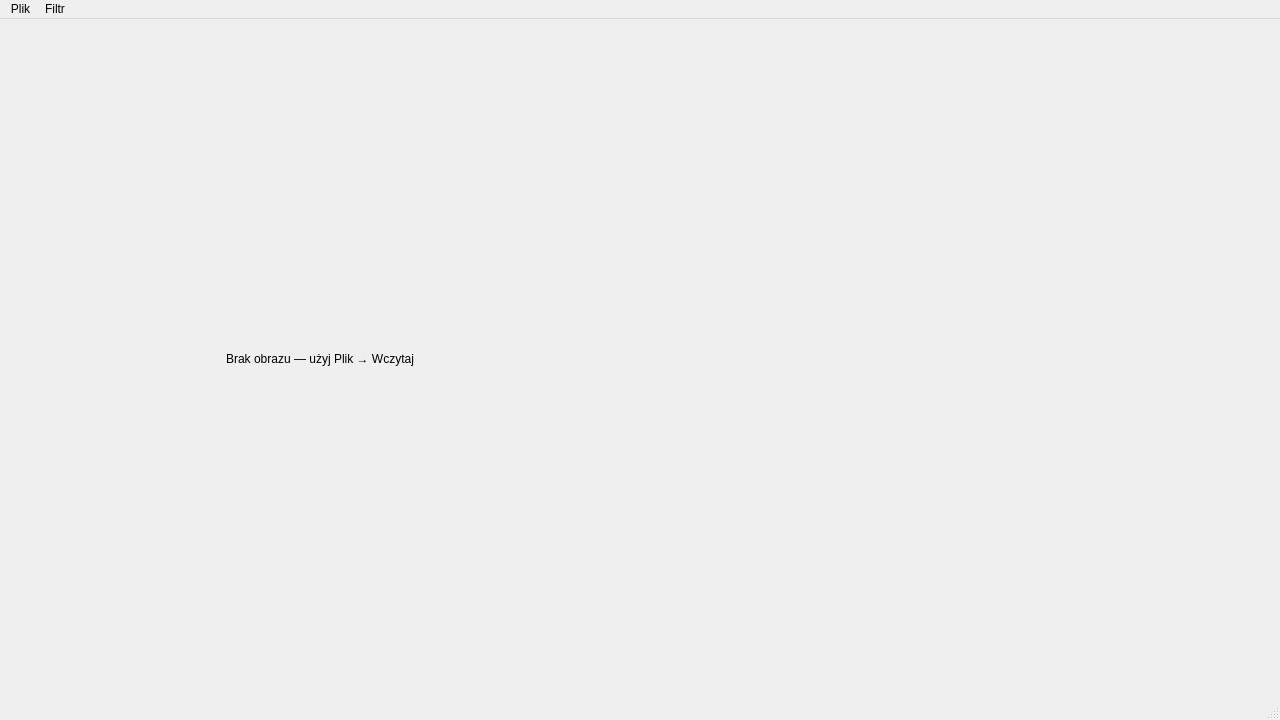
<?xml version="1.0" encoding="UTF-8"?>
<ui version="4.0">
 <class>MainWindow</class>
 <widget class="QMainWindow" name="MainWindow">
  <property name="geometry">
   <rect>
    <x>0</x>
    <y>0</y>
    <width>1280</width>
    <height>720</height>
   </rect>
  </property>
  <property name="minimumSize">
   <size>
    <width>960</width>
    <height>540</height>
   </size>
  </property>
  <property name="windowTitle">
   <string>MiniGimp</string>
  </property>
  <widget class="QWidget" name="centralwidget">
   <layout class="QHBoxLayout" name="horizontalLayoutMain">
    <property name="spacing">
     <number>0</number>
    </property>
    <property name="leftMargin">
     <number>0</number>
    </property>
    <property name="topMargin">
     <number>0</number>
    </property>
    <property name="rightMargin">
     <number>0</number>
    </property>
    <property name="bottomMargin">
     <number>0</number>
    </property>
    <item>
     <widget class="QFrame" name="frameGraphics">
      <property name="frameShape">
       <enum>QFrame::NoFrame</enum>
      </property>
      <layout class="QVBoxLayout" name="verticalLayoutGraphics">
       <property name="spacing">
        <number>0</number>
       </property>
       <property name="leftMargin">
        <number>0</number>
       </property>
       <property name="topMargin">
        <number>0</number>
       </property>
       <property name="rightMargin">
        <number>0</number>
       </property>
       <property name="bottomMargin">
        <number>0</number>
       </property>
       <item>
        <widget class="QScrollArea" name="scrollAreaGraphics">
         <property name="frameShape">
          <enum>QFrame::NoFrame</enum>
         </property>
         <property name="widgetResizable">
          <bool>true</bool>
         </property>
         <property name="alignment">
          <set>Qt::AlignCenter</set>
         </property>
         <widget class="QWidget" name="scrollAreaGraphicsContents">
          <property name="geometry">
           <rect>
            <x>0</x>
            <y>0</y>
            <width>1022</width>
            <height>678</height>
           </rect>
          </property>
          <layout class="QVBoxLayout" name="verticalLayoutImageHost">
           <property name="spacing">
            <number>0</number>
           </property>
           <property name="leftMargin">
            <number>0</number>
           </property>
           <property name="topMargin">
            <number>0</number>
           </property>
           <property name="rightMargin">
            <number>0</number>
           </property>
           <property name="bottomMargin">
            <number>0</number>
           </property>
           <item>
            <widget class="QLabel" name="labelImage">
             <property name="sizePolicy">
              <sizepolicy hsizetype="Expanding" vsizetype="Expanding">
               <horstretch>0</horstretch>
               <verstretch>0</verstretch>
              </sizepolicy>
             </property>
             <property name="text">
              <string>Brak obrazu — użyj Plik → Wczytaj</string>
             </property>
             <property name="alignment">
              <set>Qt::AlignCenter</set>
             </property>
             <property name="wordWrap">
              <bool>true</bool>
             </property>
            </widget>
           </item>
          </layout>
         </widget>
        </widget>
       </item>
      </layout>
     </widget>
    </item>
    <item>
     <widget class="QFrame" name="frameTools">
      <property name="minimumSize">
       <size>
        <width>180</width>
        <height>0</height>
       </size>
      </property>
      <property name="frameShape">
       <enum>QFrame::NoFrame</enum>
      </property>
      <layout class="QVBoxLayout" name="verticalLayoutTools">
       <property name="spacing">
        <number>8</number>
       </property>
       <property name="leftMargin">
        <number>8</number>
       </property>
       <property name="topMargin">
        <number>8</number>
       </property>
       <property name="rightMargin">
        <number>8</number>
       </property>
       <property name="bottomMargin">
        <number>8</number>
       </property>
       <item>
        <widget class="QScrollArea" name="scrollAreaTools">
         <property name="frameShape">
          <enum>QFrame::NoFrame</enum>
         </property>
         <property name="widgetResizable">
          <bool>true</bool>
         </property>
         <widget class="QWidget" name="scrollAreaToolsContents">
          <property name="geometry">
           <rect>
            <x>0</x>
            <y>0</y>
            <width>252</width>
            <height>662</height>
           </rect>
          </property>
          <layout class="QVBoxLayout" name="verticalLayoutToolsHost">
           <property name="spacing">
            <number>8</number>
           </property>
           <property name="leftMargin">
            <number>0</number>
           </property>
           <property name="topMargin">
            <number>0</number>
           </property>
           <property name="rightMargin">
            <number>0</number>
           </property>
           <property name="bottomMargin">
            <number>0</number>
           </property>
           <item>
            <spacer name="verticalSpacerTools">
             <property name="orientation">
              <enum>Qt::Vertical</enum>
             </property>
             <property name="sizeHint" stdset="0">
              <size>
               <width>20</width>
               <height>40</height>
              </size>
             </property>
             <property name="sizeType">
              <enum>QSizePolicy::Expanding</enum>
             </property>
            </spacer>
           </item>
          </layout>
         </widget>
        </widget>
       </item>
      </layout>
     </widget>
    </item>
   </layout>
  </widget>
  <widget class="QMenuBar" name="menubar">
   <property name="geometry">
    <rect>
     <x>0</x>
     <y>0</y>
     <width>1280</width>
     <height>22</height>
    </rect>
   </property>
   <widget class="QMenu" name="menuPlik">
    <property name="title">
     <string>Plik</string>
    </property>
    <addaction name="actionWczytaj"/>
    <addaction name="actionZapisz"/>
   </widget>
   <widget class="QMenu" name="menuFiltr">
    <property name="title">
     <string>Filtr</string>
    </property>
   </widget>
   <addaction name="menuPlik"/>
   <addaction name="menuFiltr"/>
  </widget>
  <widget class="QStatusBar" name="statusbar"/>
  <action name="actionWczytaj">
   <property name="text">
    <string>Wczytaj...</string>
   </property>
   <property name="shortcut">
    <string>Ctrl+O</string>
   </property>
  </action>
  <action name="actionZapisz">
   <property name="text">
    <string>Zapisz...</string>
   </property>
   <property name="shortcut">
    <string>Ctrl+S</string>
   </property>
  </action>
 </widget>
 <resources/>
 <connections/>
</ui>
